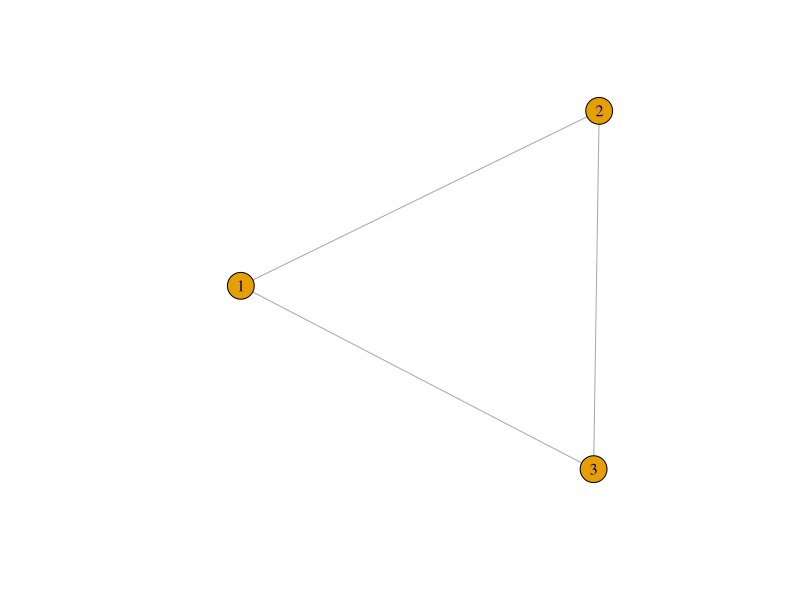
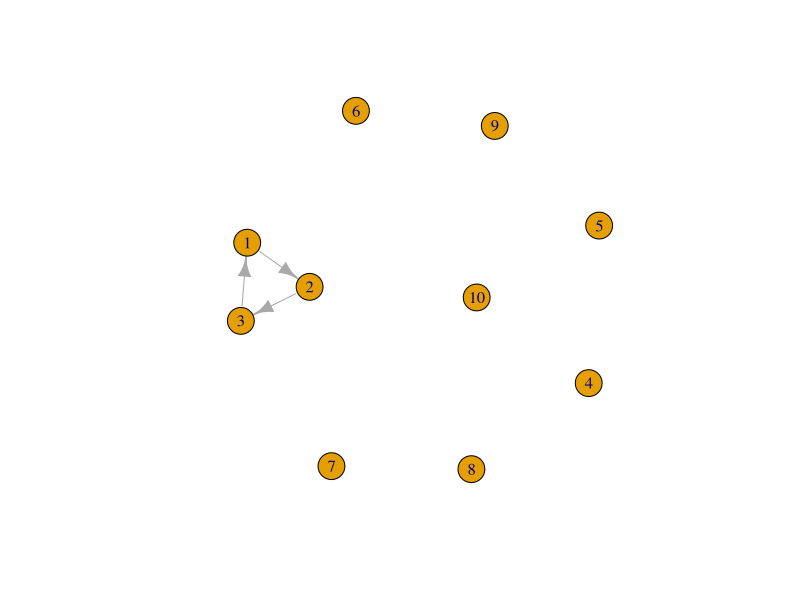
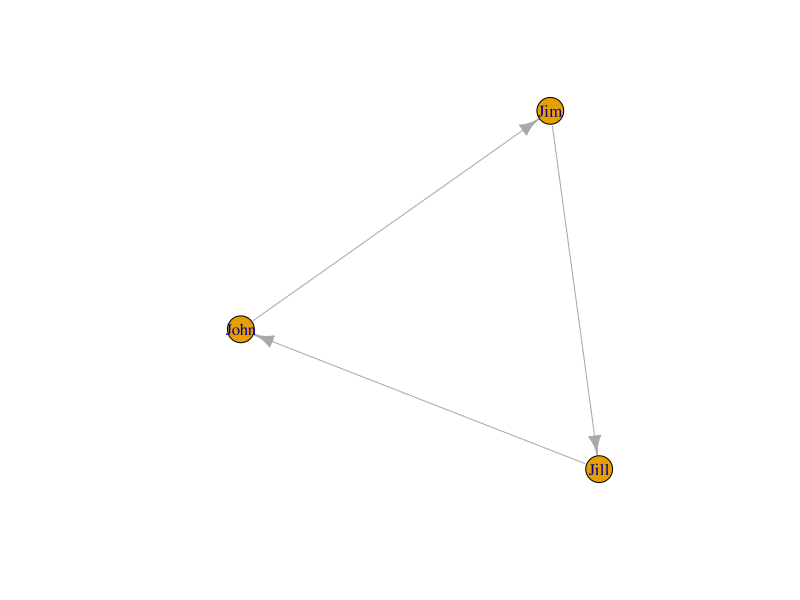
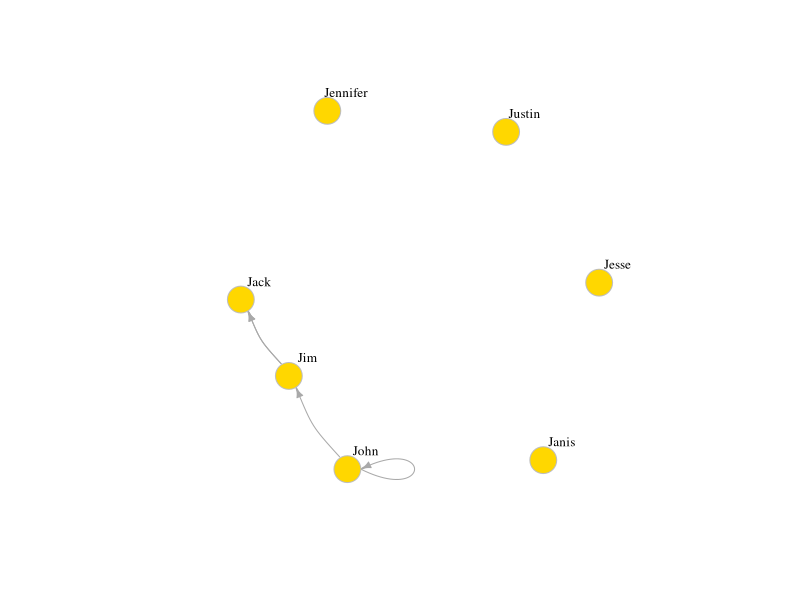
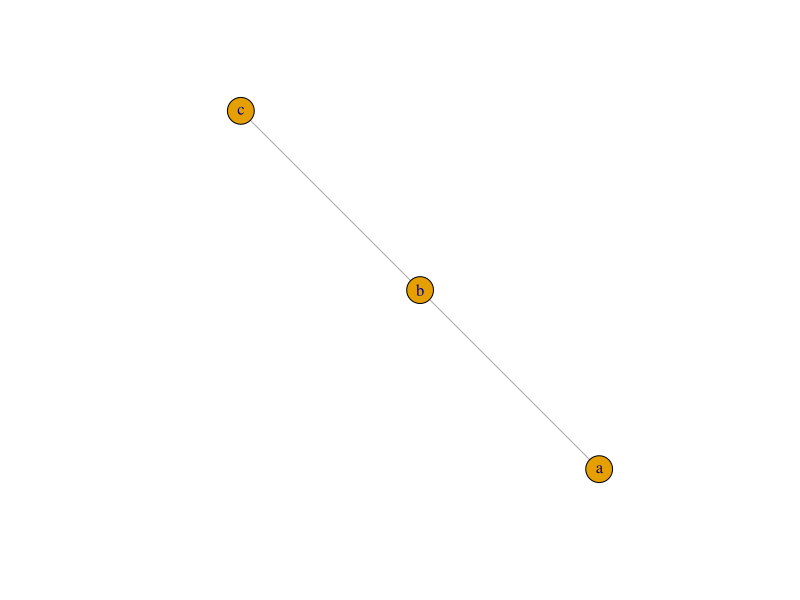
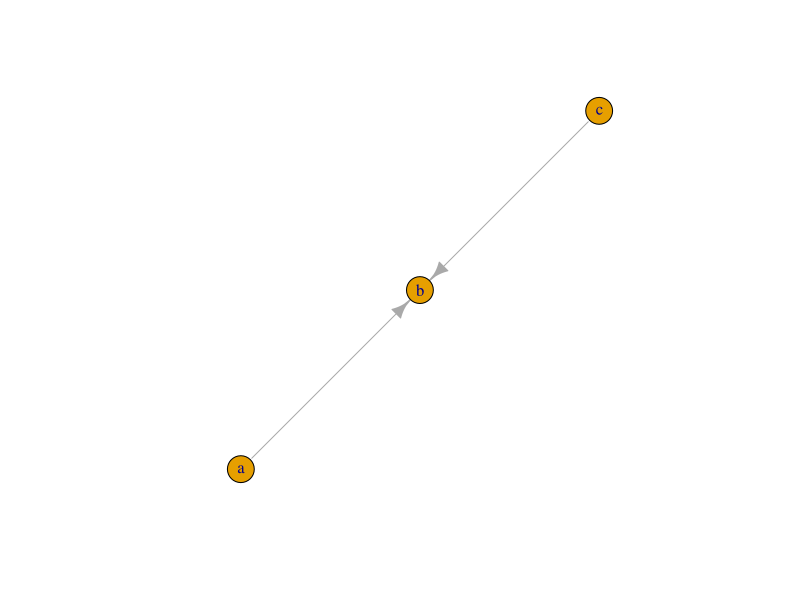
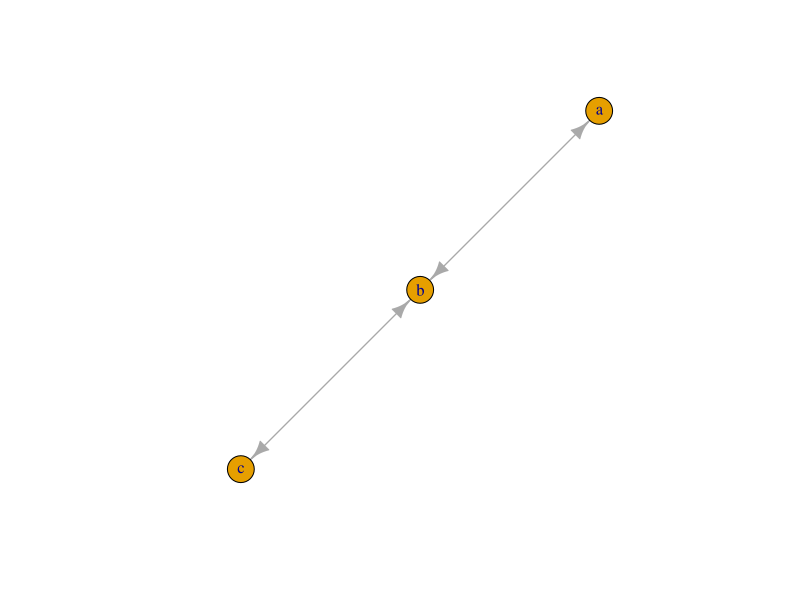
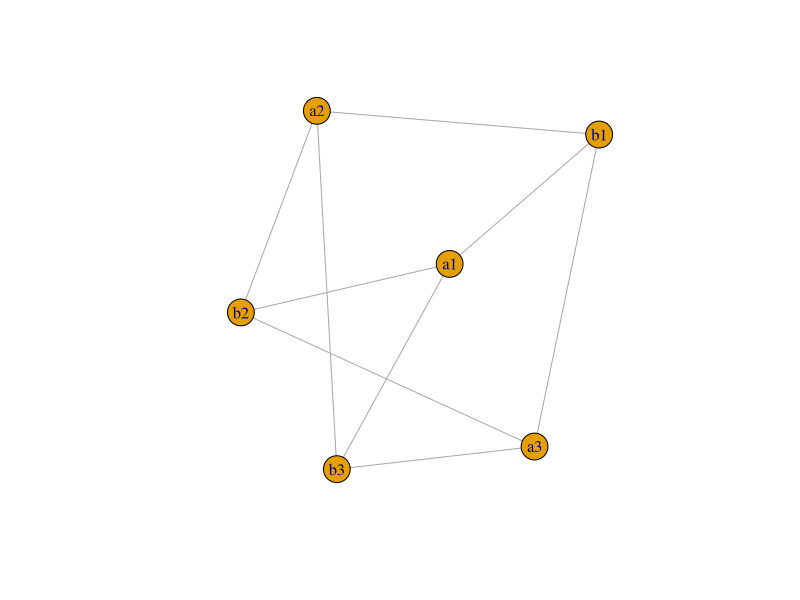

Recreate these plots in R, in order.
## ---- chunk 1
install.packages("igraph")
library(igraph) 
## ---- chunk 2
g1 <- graph( edges=c(1,2, 2,3, 3, 1), n=3, directed=F ) 
plot(g1)
## ---- chunk 3
class(g1)
## ---- chunk 4
g1
## ---- chunk 5
g2 <- graph( edges=c(1,2, 2,3, 3, 1), n=10 )
plot(g2)
## ---- chunk 6
g2
## ---- chunk 7
g3 <- graph( c("John", "Jim", "Jim", "Jill", "Jill", "John")) 
plot(g3)
## ---- chunk 8
g3
## ---- chunk 9
g4 <- graph( c("John", "Jim", "Jim", "Jack", "Jim", "Jack", "John", "John"), 
             isolates=c("Jesse", "Janis", "Jennifer", "Justin") )  

plot(g4, edge.arrow.size=.5, vertex.color="gold", vertex.size=15, 
     vertex.frame.color="gray", vertex.label.color="black", 
     vertex.label.cex=0.8, vertex.label.dist=2, edge.curved=0.2) 
## ---- chunk 10
plot(graph_from_literal(a---b, b---c))
## ---- chunk 11
plot(graph_from_literal(a--+b, b+--c))
## ---- chunk 12
plot(graph_from_literal(a+-+b, b+-+c)) 
## ---- chunk 13
plot(graph_from_literal(a1:a2:a3---b1:b2:b3))
## ---- chunk 14
gl <- graph_from_literal(a-b-c-d-e-f, a-g-h-b, h-e:f:i, j)
plot(gl)
## ---- chunk 15
plot(g4)
E(g4)
## ---- chunk 16
V(g4)
## ---- chunk 17
g4[]
## ---- chunk 18
g4[1,]
## ---- chunk 19
V(g4)$name
## ---- chunk 20
V(g4)$gender <- c("male", "male", "male", "male", "female", "female", "male")
E(g4)$type <- "email" 
E(g4)$weight <- 10

edge_attr(g4)
## ---- chunk 21
vertex_attr(g4)
## ---- chunk 22
graph_attr(g4)
## ---- chunk 23
g4 <- set_graph_attr(g4, "name", "Email Network")
g4 <- set_graph_attr(g4, "something", "A thing")

graph_attr_names(g4)
## ---- chunk 24
graph_attr(g4, "name")
## ---- chunk 25
graph_attr(g4)
## ---- chunk 26
g4 <- delete_graph_attr(g4, "something")
graph_attr(g4)
## ---- chunk 27
plot(g4, edge.arrow.size=.5, vertex.label.color="black", vertex.label.dist=1.5,
     vertex.color=c( "pink", "skyblue")[1+(V(g4)$gender=="male")] ) 
## ---- chunk 28
g4s <- simplify( g4, remove.multiple = T, remove.loops = F, 
                 edge.attr.comb=c(weight="sum", type="ignore") )
plot(g4s, vertex.label.dist=1.5)
## ---- chunk 29
g4s
## ---- chunk 30
eg <- make_empty_graph(40)
plot(eg, vertex.size=10, vertex.label=NA)
## ---- chunk 31
fg <- make_full_graph(40)
plot(fg, vertex.size=10, vertex.label=NA)
## ---- chunk 32
st <- make_star(40)
plot(st, vertex.size=10, vertex.label=NA) 
## ---- chunk 33
tr <- make_tree(40, children = 3, mode = "undirected")
plot(tr, vertex.size=10, vertex.label=NA) 
## ---- chunk 34
rn <- make_ring(40)
plot(rn, vertex.size=10, vertex.label=NA)
## ---- chunk 35
er <- sample_gnm(n=100, m=40) 
plot(er, vertex.size=6, vertex.label=NA) 
## ---- chunk 36
sw <- sample_smallworld(dim=2, size=10, nei=1, p=0.1)
plot(sw, vertex.size=6, vertex.label=NA, layout=layout_in_circle)
## ---- chunk 37
ba <-  sample_pa(n=100, power=1, m=1,  directed=F)
plot(ba, vertex.size=6, vertex.label=NA)
## ---- chunk 38
zach <- graph("Zachary") # the Zachary carate club
plot(zach, vertex.size=10, vertex.label=NA)
## ---- chunk 39
rn.rewired <- rewire(rn, each_edge(prob=0.1))
plot(rn.rewired, vertex.size=10, vertex.label=NA)
## ---- chunk 40
rn.neigh = connect.neighborhood(rn, 5)
plot(rn.neigh, vertex.size=8, vertex.label=NA) 
## ---- chunk 41
plot(rn, vertex.size=10, vertex.label=NA) 
## ---- chunk 42
plot(tr, vertex.size=10, vertex.label=NA) 
## ---- chunk 43
plot(rn %du% tr, vertex.size=10, vertex.label=NA) 
